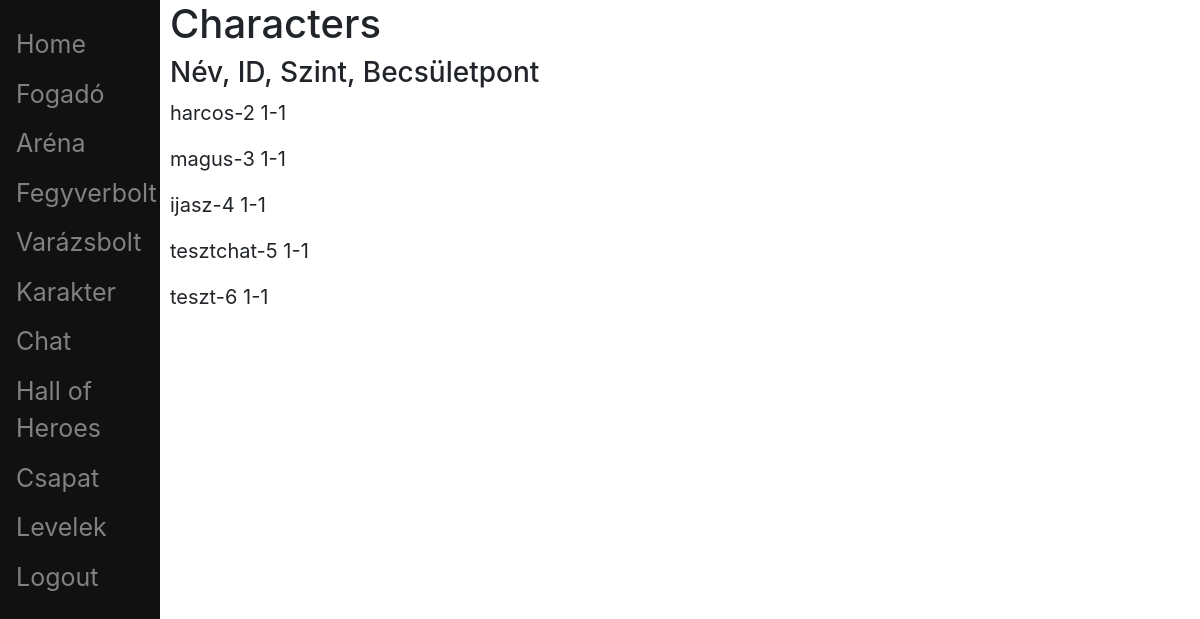
Page /search/ (signed in) on the earlier database version.
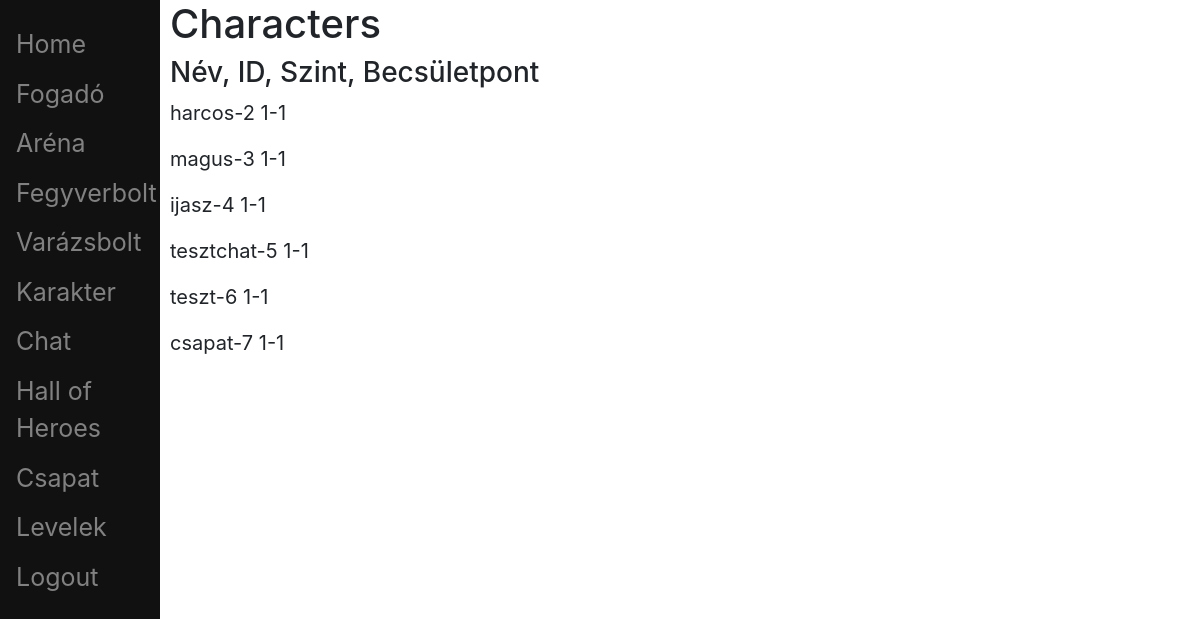
Same page on the later database version.
### account/models.py (models this page shows, shortened)
class Character(models.Model):
	account = models.OneToOneField(Account, on_delete=models.CASCADE, primary_key=True)
	ROLES = (
		('warrior', 'warrior'),
		('mage', 'mage'),
		('scout', 'scout'),
	)
	character_type	= models.CharField(verbose_name = 'character type', max_length = 20, choices=ROLES, default='')
	level			= models.DecimalField(verbose_name='level', max_digits=19, decimal_places=0, default = 1) #szint
	strength		= models.DecimalField(verbose_name='strength', max_digits=19, decimal_places=0, default = 8) #erő
	skill 			= models.DecimalField(verbose_name='skill', max_digits=19, decimal_places=0, default = 6) #ügyesség
	intelligence	= models.DecimalField(verbose_name='intelligence', max_digits=19, decimal_places=0, default = 7) #értelem
	health_point	= models.DecimalField(verbose_name='health point', max_digits=19, decimal_places=0, default = 10) #életerő
	fortune 		= models.DecimalField(verbose_name='fortune', max_digits=19, decimal_places=0, default = 8) #szerencse
	shield 			= models.DecimalField(verbose_name='shield', max_digits=19, decimal_places=0, default = 0) #páncél
	rank			= models.DecimalField(verbose_name='rank', max_digits=19, decimal_places=0, blank = True, null = True) #helyezes
	honor			= models.DecimalField(verbose_name='honor', max_digits=19, decimal_places=0, default = 1) #becsuletpont
	gold 			= models.DecimalField(verbose_name='gold', max_digits=20, decimal_places=0, default=100)
	def __str__ (self):
		return self.account.username

class Account(AbstractBaseUser):
	username		= models.CharField(verbose_name = 'username', max_length = 20, unique = True)
	email 			= models.EmailField(verbose_name = 'email', max_length = 128, unique = True)
	date_joined		= models.DateTimeField(verbose_name = 'date joined', auto_now_add = True)
	last_login		= models.DateTimeField(verbose_name = 'last login', auto_now = True)
	is_admin		= models.BooleanField(default=False)
	is_superuser	= models.BooleanField(default=False)
	is_staff		= models.BooleanField(default=False)
	is_active		= models.BooleanField(default=True) # - lehet false pl email-es aktivalas
	profile_image	= models.ImageField(null=True, blank=True, upload_to=profile_image_path)
	objects = CustomAccountManager()
	USERNAME_FIELD 	= 'username'
	REQUIRED_FIELDS	= ['email']

### core/views.py (the view)
# urls.py: path('search/', users_search_view, name='search'),
@login_required(login_url='login')
def users_search_view(request):
	characters = get_all_characters_without_admins()
	try:
		characters = sorted(characters, key=lambda character: character.account.date_joined) # először date szerint orderelünk
		characters = sorted(characters, key=attrgetter('honor','level'), reverse=True) # utana a mar rendezett listat honor és level szerint
	except:
		characters = sorted(characters, key=attrgetter('honor','level', 'account.username'), reverse=True)  # minimális az esély arra, hogy 2 felhasználó ms-re pontosan
	context = {'characters': characters}
	return render(request, 'core/search_users.html', context)

### core/views.py (called while the page is built)
def get_all_characters_without_admins():
	return [Character.objects.get(account=user) for user in Account.objects.exclude(is_admin=True)]

### core/templates/core/search_users.html (shortened to what this page needs)
{% extends 'base.html' %}
{% block content %}
<div class="main">
	<div id="characters_list">
		<h1>Characters</h1>
		<h3>Név, ID, Szint, Becsületpont</h3>
		{% for character in characters %}
		<p id="user-under-investigation" onclick="selectUser('{{character.account.id}}')">{{character}}-{{character.account.id}}
		{{character.level}}-{{character.honor}}</p><br>
		{% endfor %}
	</div>
</div>
{% endblock %}

Differences in the rows shown:
added Character: account_id.username "csapat", account.id "7", level "1", honor "1"
